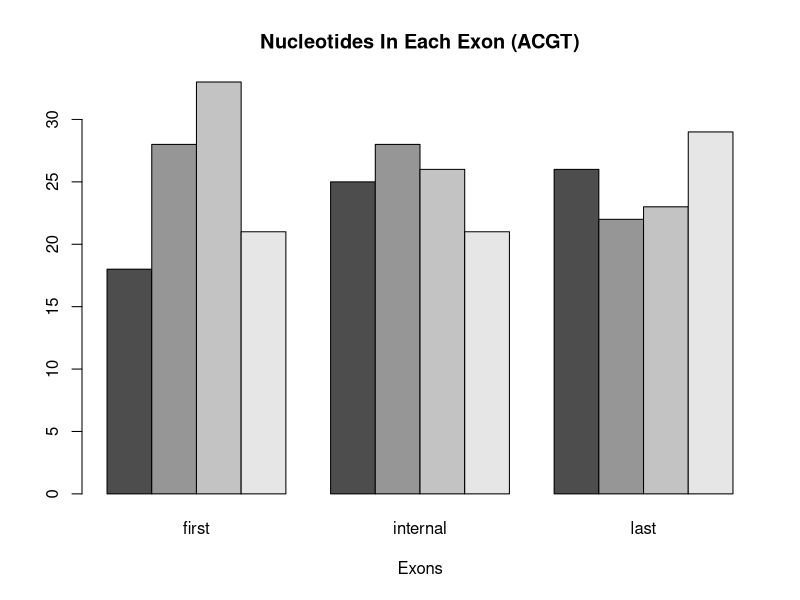
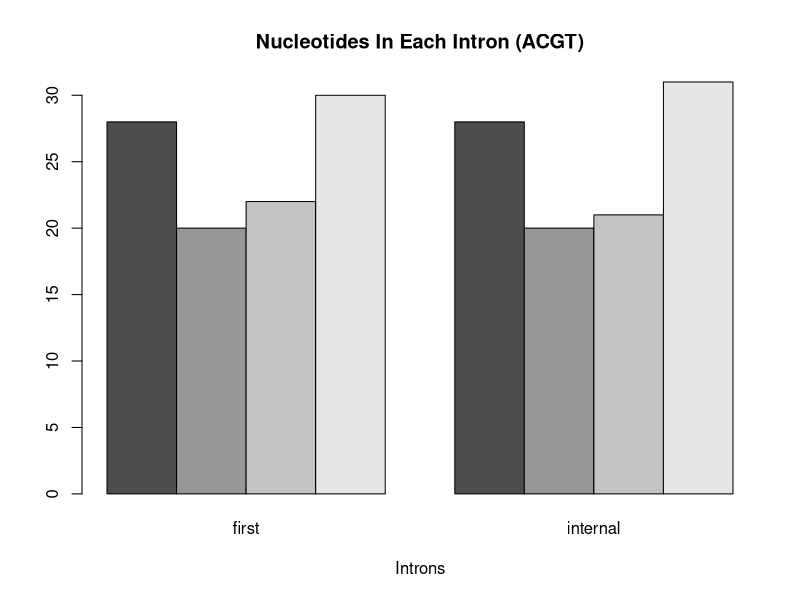

Generate these figures, in order, with R:
# Jesus Zeno

# Let's start by making dataframe of exon nucleotide frequency
exons = data.frame( first = c(18, 28, 33, 21),
                    internal = c(25, 28, 26, 21),
                    last = c(26, 22, 23, 29))
# Make dataframe of nucleotides
nucleotides_df = data.frame(nucleotide = c("A", "C", "G", "T"))
# Combine the nucleotides and exons df
exon_bp_df = cbind(nucleotides_df, exons) 
exon_bp_df

exon_matrix = data.matrix(exon_bp_df, as.character) #convert dataframe into a matrix
exon_matrix = exon_matrix[,-1] #remove the first column
exontable = as.table(exon_matrix) # convert matrix to a table

# Add the amount of specific nucleotides in all the exons. 
# Add the numbers in row up.
base_pairs_in_all_exons = margin.table(exontable,margin=1)
# Add the amount of base pairs in each exon. Add all numbers in column
base_pair_per_exon = margin.table(exontable,margin=2)
# Append these margins to the table.
summary_exon = addmargins(exontable)

# Let's make the barplot now
barplot(exontable, xlab="Exons", main="Nucleotides In Each Exon (ACGT)", 
        beside=TRUE)
# We can see that the barplot matches the DNA table we created earlier.
# In the first exon, we have G as the most nucleotides in the first exon, 
# C as the most in the internal exon, and T as the most in the last exon. 

#proportion of each base pair spread over the three exons
prop.table(exontable,margin=1) 
#proportion of base pairs in each exon
prop.table(exontable,margin=2)  

# Gives us the Chi-squared and p-values to see if there is any relation to 
# between the first exon and the internal exon. 
chisq.test(exon_bp_df$first,exon_bp_df$internal)
# P-value is high (>.05) so we reject the null hypothesis that the first exon
# and internal exon are independent. The results aren't significant.

# Gives us the Chi-squared and p-values to see if there is any relation to 
# between the first exon and the last exon. 
chisq.test(exon_bp_df$first,exon_bp_df$last)
# P-value is high (>.05) so we reject the null hypothesis that the first exon
# and last exon are independent. The results aren't significant.

# Gives us the Chi-squared and p-values to see if there is any relation to 
# between the first exon and the last exon. 
chisq.test(exon_bp_df$internal,exon_bp_df$last)
# P-value is high (>.05) so we reject the null hypothesis that the internal
# exon and last exon are independent. The results aren't significant.

# Conclusion: The p values are all high (>.05) so that tells me the different
# exons are not independent. We are rejecting the null hypothesis that
# the two variables in each instance are independent. This doesn't 
# necessarily mean that they are dependent on each other though. 


# Now we are going to do the exact same steps for the introns
introns = data.frame( first = c(28, 20, 22, 30),
                      internal = c(28, 20, 21, 31))
introns_bp_df = cbind(nucleotides_df, introns)
introns_bp_df
intron_matrix = data.matrix(introns_bp_df)
intron_matrix = intron_matrix[,-1]
introntable = as.table(intron_matrix)
introntable
bp_in_all_introns = margin.table(introntable,margin=1)
bp_per_intron = margin.table(introntable,margin=2)
summary_introns = addmargins(introntable)

barplot(introntable, xlab = "Introns", 
        main = "Nucleotides In Each Intron (ACGT)", beside = TRUE)
# This is interesting compared to the exon bar plot. The two introns seem
# to have almost identical amounts of each nucleotide as shown in the graph.  

prop.table(introntable,margin=1)
prop.table(introntable,margin=2)

# Gives us the Chi-squared and p-values to see if there is any relation to 
# between the two introns. 
chisq.test(introns_bp_df$first,introns_bp_df$internal)
# P-value is high (>.05) so we reject the null hypothesis that the first
# and internal introns are independent. The results aren't significant.

# Conclusion: The p values are all high (>.05) so that tells me the different
# introns are not independent. We are rejecting the null hypothesis that
# the two variables in each instance are independent. Again, this doesn't
# necessarily mean that they are dependent. 

# Part 2: Sampling

# Let's setup our infrastructure.
nucleotides = c('A','C','G','T') # Different Nucleotides
obs_first_exon = c(.18,.28,.33,.21) #first exon observed
obs_int_exon = c(.25,.28,.26,.21) #internal exon observed
obs_last_exon = c(.26,.22,.23,.29) #last exon observed
obs_first_intron = c(.28,.20,.22,.30) #first intron observed
obs_last_intron = c(.28,.20,.21,.31) #last intron observed

n=300 # Amount of nucleotides

# Initialize Counter and P-value for conformance
counter = 0
p=0

# Setup with alpha of .01  and p=0 and the while loop is <.05 
# since we are looking to see when it conforms.

# Look at first observed exon
while(p<.05){
    simulated_nucleotide = sample(nucleotides,n,replace=TRUE,prob=obs_first_exon)
    table(simulated_nucleotide)
    
    p = chisq.test(table(simulated_nucleotide), p=obs_first_exon)$p.value
    counter = counter + 1
  }
counter
table(simulated_nucleotide)
prop.table(table(simulated_nucleotide))
chisq.test(table(simulated_nucleotide), p=obs_first_exon)
# Chi-Square of 4.94 and p-value is >.05 (.175) so exit condition worked.

# Look at first internal exon
n=300 # Amount of nucleotides

# Initialize Counter and P-value for conformance
counter = 0
p=0
while(p<.05){
  simulated_nucleotide = sample(nucleotides,n,replace=TRUE,prob=obs_int_exon)
  table(simulated_nucleotide)
  
  p = chisq.test(table(simulated_nucleotide), p=obs_int_exon)$p.value
  counter = counter + 1
}
counter
table(simulated_nucleotide)
prop.table(table(simulated_nucleotide))
chisq.test(table(simulated_nucleotide), p=obs_int_exon)
# Chi-Square of .24 and p-value is >.05 (.969) so exit condition worked.

# Look at last exon observed
n=300 # Amount of nucleotides
# Initialize Counter and P-value for conformance
counter = 0
p=0
while(p<.05){
  simulated_nucleotide = sample(nucleotides,n,replace=TRUE,prob=obs_last_exon)
  table(simulated_nucleotide)
  
  p = chisq.test(table(simulated_nucleotide), p=obs_last_exon)$p.value
  counter = counter + 1
}
counter
table(simulated_nucleotide)
prop.table(table(simulated_nucleotide))
chisq.test(table(simulated_nucleotide), p=obs_last_exon)
# Chi-Square of 1.47 and p-value is >.05 (.687) so exit condition worked.

# Look at first intron observed
n=300 # Amount of nucleotides
# Initialize Counter and P-value for conformance
counter = 0
p=0
while(p<.05){
  simulated_nucleotide = sample(nucleotides,n,replace=TRUE,prob=obs_first_intron)
  table(simulated_nucleotide)
  
  p = chisq.test(table(simulated_nucleotide), p=obs_first_intron)$p.value
  counter = counter + 1
}
counter # First one to be 2 simulations instead of one.
table(simulated_nucleotide)
prop.table(table(simulated_nucleotide))
chisq.test(table(simulated_nucleotide), p=obs_first_intron)
# Chi-Square of 1.26 and p-value is >.05 (.737) so exit condition worked.

# Look at last intron observed
n=300 # Amount of nucleotides
# Initialize Counter and P-value for conformance
counter = 0
p=0
while(p<.05){
  simulated_nucleotide = sample(nucleotides,n,replace=TRUE,prob=obs_last_intron)
  table(simulated_nucleotide)
  
  p = chisq.test(table(simulated_nucleotide), p=obs_last_intron)$p.value
  counter = counter + 1
}
counter # Second one to be 2 simulations instead of one.
table(simulated_nucleotide)
prop.table(table(simulated_nucleotide))
chisq.test(table(simulated_nucleotide), p=obs_last_intron)
# Chi-Square of .138 and p-value is >.05 (.986) so exit condition worked. 


# Non-conforming part with alpha of .01
# For this we need to make the initial p-values 1 and then make the 
# while loop have p>.01. 


n=300 # Amount of nucleotides

# Initialize Counter and P-value for conformance
counter = 0
p=1

# Setup with alpha of .01  and p=0 and the while loop is <.05 
# since we are looking to see when it conforms.

# Look at first observed exon
while(p>.01){
  simulated_nucleotide = sample(nucleotides,n,replace=TRUE,prob=obs_first_exon)
  table(simulated_nucleotide)
  
  p = chisq.test(table(simulated_nucleotide), p=obs_first_exon)$p.value
  counter = counter + 1
}
counter # 135 simulations
table(simulated_nucleotide)
prop.table(table(simulated_nucleotide))
chisq.test(table(simulated_nucleotide), p=obs_first_exon)
# Chi-Square of 11.98 and p-value <.01 (.007) so the exit condition worked.


# Look at first internal exon
n=300 # Amount of nucleotides

# Initialize Counter and P-value for conformance
counter = 0
p=1
while(p>.01){
  simulated_nucleotide = sample(nucleotides,n,replace=TRUE,prob=obs_int_exon)
  table(simulated_nucleotide)
  
  p = chisq.test(table(simulated_nucleotide), p=obs_int_exon)$p.value
  counter = counter + 1
}
counter # 73 simulations
table(simulated_nucleotide)
prop.table(table(simulated_nucleotide))
chisq.test(table(simulated_nucleotide), p=obs_int_exon)
# Chi-Square of 12.83 and p-value <.01 (.005) so the exit condition worked.


# Look at last exon observed
n=300 # Amount of nucleotides
# Initialize Counter and P-value for conformance
counter = 0
p=1
while(p>.01){
  simulated_nucleotide = sample(nucleotides,n,replace=TRUE,prob=obs_last_exon)
  table(simulated_nucleotide)
  
  p = chisq.test(table(simulated_nucleotide), p=obs_last_exon)$p.value
  counter = counter + 1
}
counter # 70 simulations
table(simulated_nucleotide)
prop.table(table(simulated_nucleotide))
chisq.test(table(simulated_nucleotide), p=obs_last_exon)
# Chi-Square of 15.372 and p-value <.01 (.001) so the exit condition worked.


# Look at first intron observed
n=300 # Amount of nucleotides
# Initialize Counter and P-value for conformance
counter = 0
p=1
while(p>.01){
  simulated_nucleotide = sample(nucleotides,n,replace=TRUE,prob=obs_first_intron)
  table(simulated_nucleotide)
  
  p = chisq.test(table(simulated_nucleotide), p=obs_first_intron)$p.value
  counter = counter + 1
}
counter # 83 simulations
table(simulated_nucleotide)
prop.table(table(simulated_nucleotide))
chisq.test(table(simulated_nucleotide), p=obs_first_intron)
# Chi-Square of 14.229 and p-value <.01 (.002) so the exit condition worked.


# Look at last intron observed
n=300 # Amount of nucleotides
# Initialize Counter and P-value for conformance
counter = 0
p=1
while(p>.01){
  simulated_nucleotide = sample(nucleotides,n,replace=TRUE,prob=obs_last_intron)
  table(simulated_nucleotide)
  
  p = chisq.test(table(simulated_nucleotide), p=obs_last_intron)$p.value
  counter = counter + 1
}
counter # 45 simulations
table(simulated_nucleotide)
prop.table(table(simulated_nucleotide))
chisq.test(table(simulated_nucleotide), p=obs_last_intron)
# Chi-Square of 13.879 and p-value <.01 (.003) so the exit condition worked.
